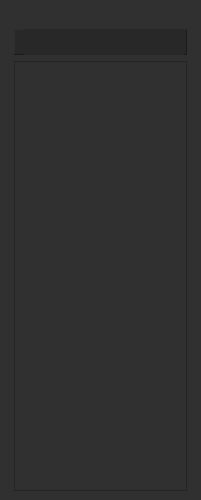
<?xml version="1.0" encoding="UTF-8"?>
<ui version="4.0">
 <class>DockWidget</class>
 <widget class="QDockWidget" name="DockWidget">
  <property name="geometry">
   <rect>
    <x>0</x>
    <y>0</y>
    <width>201</width>
    <height>500</height>
   </rect>
  </property>
  <property name="sizePolicy">
   <sizepolicy hsizetype="MinimumExpanding" vsizetype="MinimumExpanding">
    <horstretch>0</horstretch>
    <verstretch>0</verstretch>
   </sizepolicy>
  </property>
  <property name="maximumSize">
   <size>
    <width>201</width>
    <height>500</height>
   </size>
  </property>
  <property name="styleSheet">
   <string notr="true">background-color: rgb(48, 48, 48);
gridline-color: rgb(195, 195, 195);
color: rgb(255, 255, 255);
</string>
  </property>
  <property name="windowTitle">
   <string>DockWidget</string>
  </property>
  <widget class="QWidget" name="dockWidgetContents">
   <layout class="QGridLayout" name="gridLayout_3">
    <item row="2" column="2">
     <spacer name="horizontalSpacer_3">
      <property name="orientation">
       <enum>Qt::Horizontal</enum>
      </property>
      <property name="sizeType">
       <enum>QSizePolicy::Fixed</enum>
      </property>
      <property name="sizeHint" stdset="0">
       <size>
        <width>5</width>
        <height>20</height>
       </size>
      </property>
     </spacer>
    </item>
    <item row="2" column="1">
     <widget class="QScrollArea" name="scrollArea">
      <property name="styleSheet">
       <string notr="true">background-color: rgb(48, 48, 48);
gridline-color: rgb(195, 195, 195);
color: rgb(255, 255, 255);
</string>
      </property>
      <property name="widgetResizable">
       <bool>true</bool>
      </property>
      <widget class="QWidget" name="scrollAreaWidgetContents">
       <property name="geometry">
        <rect>
         <x>0</x>
         <y>0</y>
         <width>159</width>
         <height>396</height>
        </rect>
       </property>
      </widget>
     </widget>
    </item>
    <item row="2" column="0">
     <spacer name="horizontalSpacer_2">
      <property name="orientation">
       <enum>Qt::Horizontal</enum>
      </property>
      <property name="sizeType">
       <enum>QSizePolicy::Fixed</enum>
      </property>
      <property name="sizeHint" stdset="0">
       <size>
        <width>5</width>
        <height>20</height>
       </size>
      </property>
     </spacer>
    </item>
    <item row="1" column="1">
     <widget class="QFrame" name="frame">
      <property name="sizePolicy">
       <sizepolicy hsizetype="Minimum" vsizetype="Fixed">
        <horstretch>0</horstretch>
        <verstretch>0</verstretch>
       </sizepolicy>
      </property>
      <property name="minimumSize">
       <size>
        <width>0</width>
        <height>26</height>
       </size>
      </property>
      <property name="maximumSize">
       <size>
        <width>16777215</width>
        <height>40</height>
       </size>
      </property>
      <property name="styleSheet">
       <string notr="true">background-color: rgb(40, 40, 40);</string>
      </property>
      <property name="frameShape">
       <enum>QFrame::Panel</enum>
      </property>
      <property name="frameShadow">
       <enum>QFrame::Raised</enum>
      </property>
      <widget class="QWidget" name="gridLayoutWidget">
       <property name="geometry">
        <rect>
         <x>10</x>
         <y>0</y>
         <width>160</width>
         <height>80</height>
        </rect>
       </property>
       <layout class="QGridLayout" name="gridLayout_2">
        <property name="spacing">
         <number>0</number>
        </property>
        <item row="1" column="0">
         <layout class="QHBoxLayout" name="horizontalLayout">
          <item>
           <widget class="QPushButton" name="add_btn">
            <property name="maximumSize">
             <size>
              <width>24</width>
              <height>24</height>
             </size>
            </property>
            <property name="text">
             <string/>
            </property>
            <property name="flat">
             <bool>true</bool>
            </property>
           </widget>
          </item>
          <item>
           <widget class="QPushButton" name="wizard_btn">
            <property name="maximumSize">
             <size>
              <width>24</width>
              <height>24</height>
             </size>
            </property>
            <property name="text">
             <string/>
            </property>
            <property name="flat">
             <bool>true</bool>
            </property>
           </widget>
          </item>
          <item>
           <widget class="QPushButton" name="settings_btn">
            <property name="sizePolicy">
             <sizepolicy hsizetype="Minimum" vsizetype="Fixed">
              <horstretch>0</horstretch>
              <verstretch>0</verstretch>
             </sizepolicy>
            </property>
            <property name="minimumSize">
             <size>
              <width>0</width>
              <height>0</height>
             </size>
            </property>
            <property name="maximumSize">
             <size>
              <width>24</width>
              <height>24</height>
             </size>
            </property>
            <property name="text">
             <string/>
            </property>
            <property name="flat">
             <bool>true</bool>
            </property>
           </widget>
          </item>
          <item>
           <spacer name="horizontalSpacer">
            <property name="orientation">
             <enum>Qt::Horizontal</enum>
            </property>
            <property name="sizeHint" stdset="0">
             <size>
              <width>40</width>
              <height>20</height>
             </size>
            </property>
           </spacer>
          </item>
         </layout>
        </item>
       </layout>
      </widget>
     </widget>
    </item>
    <item row="0" column="1">
     <widget class="QLabel" name="logo_lbl">
      <property name="text">
       <string/>
      </property>
     </widget>
    </item>
   </layout>
  </widget>
 </widget>
 <resources/>
 <connections/>
</ui>
